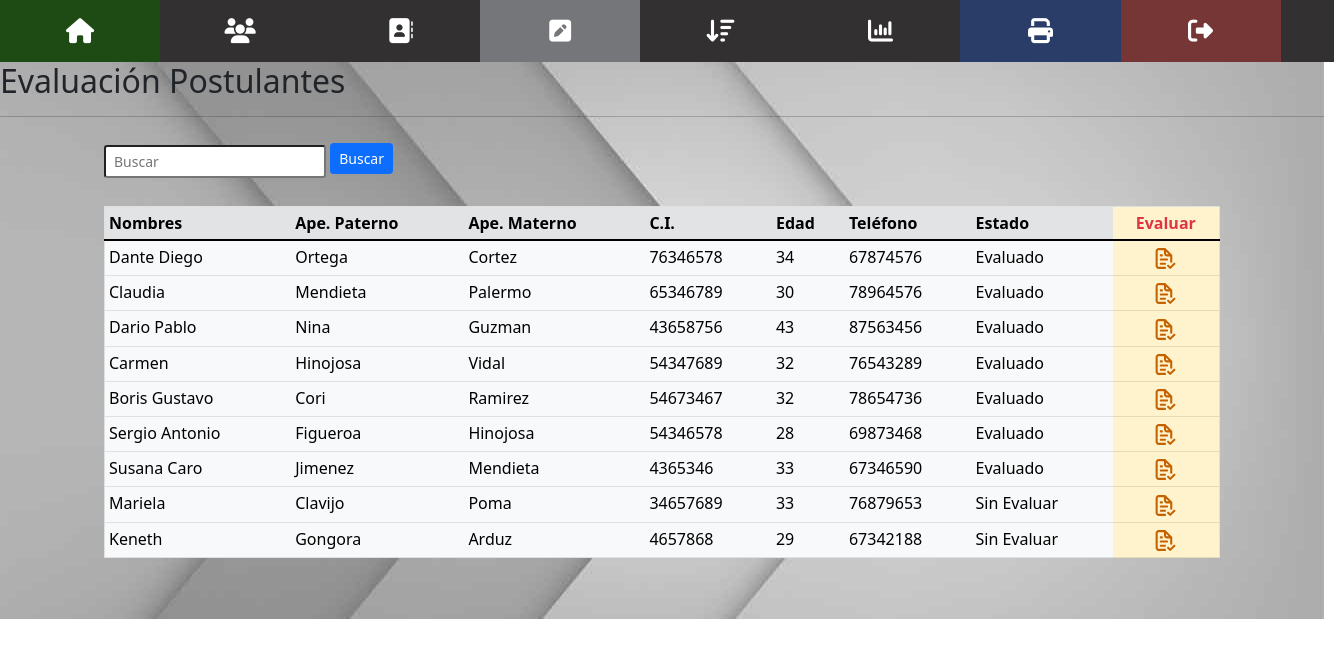
/evaluacion.php (signed in), run on the app's committed database.
### tables this page shows
CREATE TABLE `postulantes` (
  `id` int(11) NOT NULL AUTO_INCREMENT,
  `nombres` varchar(50) NOT NULL,
  `ape_paterno` varchar(50) NOT NULL,
  `ape_materno` varchar(50) NOT NULL,
  `ci` varchar(10) NOT NULL,
  `edad` varchar(5) NOT NULL,
  `telefono` varchar(10) NOT NULL,
  `estado` varchar(50) DEFAULT 'Sin Evaluar',
  PRIMARY KEY (`id`)
);

### evaluacion.php (the view, shortened to what this page needs)
<?php
if (isset($_POST['search'])) {
    $valueToSearh = $_POST['valueToSearh'];
    $query = "SELECT * FROM postulantes WHERE nombres LIKE '%" . $valueToSearh . "%' OR ape_paterno LIKE '%" . $valueToSearh . "%'";
    $result = filterRecord($query);
} else {
    $query = 'SELECT *FROM postulantes';
    $result = filterRecord($query);
}
function filterRecord($query)
{
    include 'config.php';
    $filter_result = mysqli_query($mysqli, $query);
    return $filter_result;
}
?>
<!DOCTYPE html>
<html lang="es">
<head>
	<link rel="stylesheet" type="text/css" href="css/estilos.css" />
	<link href="css/bootstrap.min.css" rel="stylesheet">
</head>
<body>
	<div class="icon-bar">
      <a href="home.php" class="hogar"><i class="fa fa-home" aria-hidden="true"></i></a>
      <a href="users.php"><i class="fa fa-users" aria-hidden="true"></i></a>
      <a href="registration.php"><i class="fa fa-address-book" aria-hidden="true"></i></a>
      <a class="active" href="evaluacion.php"><i class="fa fa-pencil-square" aria-hidden="true"></i></a>
      <a href="resultados.php"><i class="fa fa-sort-amount-desc" aria-hidden="true"></i></a>
      <a href="graficos.php"><i class="fa fa-bar-chart" aria-hidden="true"></i></a>
      <a href="print_all.php" target="_blank" class="imprimir" ><i class="fa fa-print"></i></a>
      <a href="logout.php" class="salir"><i class="fa fa-sign-out" aria-hidden="true"></i></a>
    </div>
<div id="fondo">
	<h2>Evaluación Postulantes</h2>
	<hr/>
	<div class="container">
	<form action="" method="POST" class="form-inline">
		<div >
			<input type="search" name="valueToSearh" class="form-control-sm" placeholder="Buscar" autocomplete="off">
			<button type="submit" class="btn btn-primary mb-2 btn-sm" name="search">Buscar</button>
		</div>
	</form>
	<br />
		<?php
			echo "<table border='1' class='table table-hover table-sm table-light'>
			<thead class='table-secondary'>
			<tr>
				<th>Nombres</th>
				<th>Ape. Paterno</th>
				<th>Ape. Materno</th>
				<th>C.I.</th>
				<th>Edad</th>
				<th>Teléfono</th>
				<th>Estado</th>
				<th class='table-warning text-center text-danger'>Evaluar</th>
			</tr>
			</thead>";
		while ($row = mysqli_fetch_array($result)) {
			echo '<tr>';
			echo '<td>' . $row['nombres'] . '</td>';
			echo '<td>' . $row['ape_paterno'] . '</td>';
			echo '<td>' . $row['ape_materno'] . '</td>';
			echo '<td>' . $row['ci'] . '</td>';
			echo '<td>' . $row['edad'] . '</td>';
			echo '<td>' . $row['telefono'] . '</td>';
			echo '<td>' . $row['estado'] . '</td>';
			echo "<td class='table-warning text-center'><a href='evaluation.php?id=" .
				$row['id'] .
				"'><img class='tamIconos' src='./iconos/04_Evaluar.svg' alt='Evaluar'></a></td>";
			echo '</tr>';
		}
		echo '</table>';
		?>
</div>
</body>
</html>

### css/estilos.css (style rules this page uses)
.container { padding: 10px; }
.icon-bar { width: 100%; background-color: #323030; overflow: auto; }
.icon-bar a { float: left; width: 12%; text-align: center; padding: 12px 0; transition: all 0.3s ease; color: white; font-size: 25px; }
.active { background-color: #75767A !important; color: red; }
.salir { background-color: #773636 !important; color: #cf0101; }
.imprimir { background-color: #293d68 !important; color: #2001cf; }
.hogar { background-color: #1e4b13 !important; color: #2001cf; }
#fondo { background-image: url(../img/fondo_01.jpg); background-repeat: no-repeat; background-position: center center; background-size: cover; width: 1324px; height: 557px; }
.tamIconos { width: 25px; height: 25px; }

### data on the page
postulantes: nombres "Dante Diego", ape_paterno "Ortega", ape_materno "Cortez", ci "76346578", edad "34", telefono "67874576", estado "Evaluado"
postulantes: nombres "Claudia", ape_paterno "Mendieta", ape_materno "Palermo", ci "65346789", edad "30", telefono "78964576", estado "Evaluado"
postulantes: nombres "Dario Pablo", ape_paterno "Nina", ape_materno "Guzman", ci "43658756", edad "43", telefono "87563456", estado "Evaluado"
postulantes: nombres "Carmen", ape_paterno "Hinojosa", ape_materno "Vidal", ci "54347689", edad "32", telefono "76543289", estado "Evaluado"
postulantes: nombres "Boris Gustavo", ape_paterno "Cori", ape_materno "Ramirez", ci "54673467", edad "32", telefono "78654736", estado "Evaluado"
postulantes: nombres "Sergio Antonio", ape_paterno "Figueroa", ape_materno "Hinojosa", ci "54346578", edad "28", telefono "69873468", estado "Evaluado"
postulantes: nombres "Susana Caro", ape_paterno "Jimenez", ape_materno "Mendieta", ci "4365346", edad "33", telefono "67346590", estado "Evaluado"
postulantes: nombres "Mariela", ape_paterno "Clavijo", ape_materno "Poma", ci "34657689", edad "33", telefono "76879653", estado "Sin Evaluar"
postulantes: nombres "Keneth", ape_paterno "Gongora", ape_materno "Arduz", ci "4657868", edad "29", telefono "67342188", estado "Sin Evaluar"
